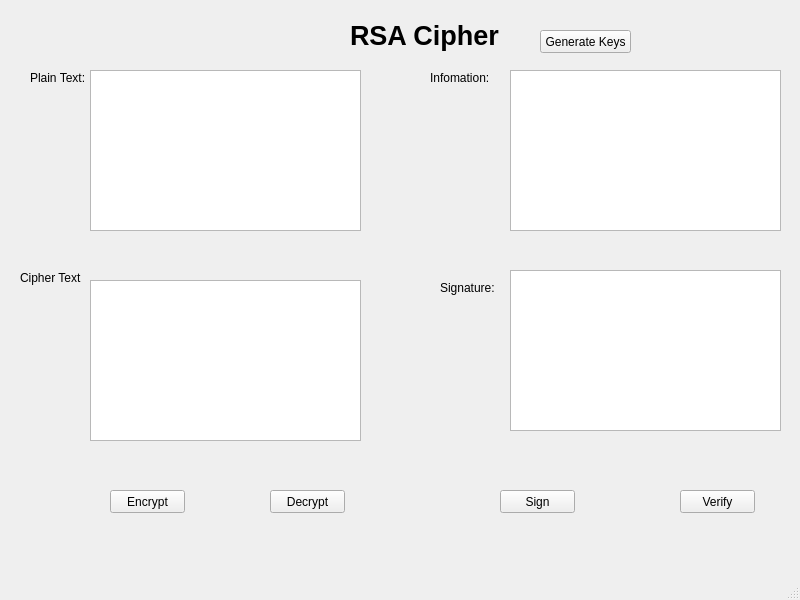
<?xml version="1.0" encoding="UTF-8"?>
<ui version="4.0">
 <class>MainWindow</class>
 <widget class="QMainWindow" name="MainWindow">
  <property name="geometry">
   <rect>
    <x>0</x>
    <y>0</y>
    <width>800</width>
    <height>600</height>
   </rect>
  </property>
  <property name="windowTitle">
   <string>MainWindow</string>
  </property>
  <widget class="QWidget" name="centralwidget">
   <widget class="QLabel" name="label">
    <property name="geometry">
     <rect>
      <x>30</x>
      <y>70</y>
      <width>61</width>
      <height>16</height>
     </rect>
    </property>
    <property name="text">
     <string>Plain Text:</string>
    </property>
   </widget>
   <widget class="QLabel" name="label_2">
    <property name="geometry">
     <rect>
      <x>20</x>
      <y>270</y>
      <width>61</width>
      <height>16</height>
     </rect>
    </property>
    <property name="text">
     <string>Cipher Text:</string>
    </property>
   </widget>
   <widget class="QLabel" name="label_3">
    <property name="geometry">
     <rect>
      <x>430</x>
      <y>70</y>
      <width>61</width>
      <height>16</height>
     </rect>
    </property>
    <property name="text">
     <string>Infomation:</string>
    </property>
   </widget>
   <widget class="QLabel" name="label_4">
    <property name="geometry">
     <rect>
      <x>440</x>
      <y>280</y>
      <width>61</width>
      <height>16</height>
     </rect>
    </property>
    <property name="text">
     <string>Signature:</string>
    </property>
   </widget>
   <widget class="QPushButton" name="btn_encrypt">
    <property name="geometry">
     <rect>
      <x>110</x>
      <y>490</y>
      <width>75</width>
      <height>23</height>
     </rect>
    </property>
    <property name="text">
     <string>Encrypt</string>
    </property>
   </widget>
   <widget class="QPushButton" name="btn_decrypt">
    <property name="geometry">
     <rect>
      <x>270</x>
      <y>490</y>
      <width>75</width>
      <height>23</height>
     </rect>
    </property>
    <property name="text">
     <string>Decrypt</string>
    </property>
   </widget>
   <widget class="QPushButton" name="btn_sign">
    <property name="geometry">
     <rect>
      <x>500</x>
      <y>490</y>
      <width>75</width>
      <height>23</height>
     </rect>
    </property>
    <property name="text">
     <string>Sign</string>
    </property>
   </widget>
   <widget class="QPushButton" name="btn_verify">
    <property name="geometry">
     <rect>
      <x>680</x>
      <y>490</y>
      <width>75</width>
      <height>23</height>
     </rect>
    </property>
    <property name="text">
     <string>Verify</string>
    </property>
   </widget>
   <widget class="QLabel" name="label_5">
    <property name="geometry">
     <rect>
      <x>350</x>
      <y>20</y>
      <width>151</width>
      <height>31</height>
     </rect>
    </property>
    <property name="font">
     <font>
      <pointsize>20</pointsize>
      <weight>75</weight>
      <bold>true</bold>
     </font>
    </property>
    <property name="text">
     <string>RSA Cipher</string>
    </property>
   </widget>
   <widget class="QPushButton" name="btn_gen_keys">
    <property name="geometry">
     <rect>
      <x>540</x>
      <y>30</y>
      <width>91</width>
      <height>23</height>
     </rect>
    </property>
    <property name="text">
     <string>Generate Keys</string>
    </property>
   </widget>
   <widget class="QTextEdit" name="txt_plain_text">
    <property name="geometry">
     <rect>
      <x>90</x>
      <y>70</y>
      <width>271</width>
      <height>161</height>
     </rect>
    </property>
   </widget>
   <widget class="QTextEdit" name="txt_cipher_text">
    <property name="geometry">
     <rect>
      <x>90</x>
      <y>280</y>
      <width>271</width>
      <height>161</height>
     </rect>
    </property>
   </widget>
   <widget class="QTextEdit" name="txt_info">
    <property name="geometry">
     <rect>
      <x>510</x>
      <y>70</y>
      <width>271</width>
      <height>161</height>
     </rect>
    </property>
   </widget>
   <widget class="QTextEdit" name="txt_sign">
    <property name="geometry">
     <rect>
      <x>510</x>
      <y>270</y>
      <width>271</width>
      <height>161</height>
     </rect>
    </property>
   </widget>
  </widget>
  <widget class="QMenuBar" name="menubar">
   <property name="geometry">
    <rect>
     <x>0</x>
     <y>0</y>
     <width>800</width>
     <height>21</height>
    </rect>
   </property>
  </widget>
  <widget class="QStatusBar" name="statusbar"/>
 </widget>
 <resources/>
 <connections/>
</ui>
